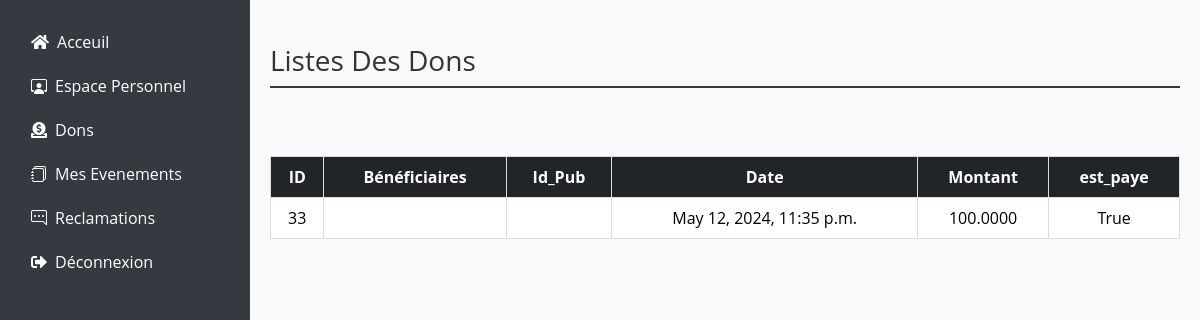
/dons/viewDons/ (signed in), run on an earlier commit of the app's database.
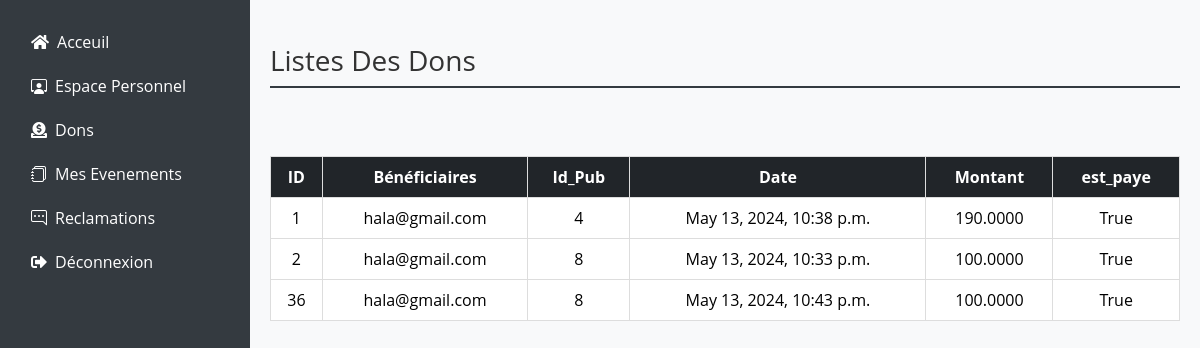
And on a later commit of the database.
### dons/models.py (models this page shows, shortened)
class Don(models.Model):
    user = models.ForeignKey(User, on_delete=models.CASCADE)
    id=models.AutoField(primary_key=True)
    date=models.DateTimeField(default=timezone.now)
    montantDons=models.DecimalField(max_digits=10,decimal_places=4)
    est_paye = models.BooleanField(default=False)
    publication = models.ForeignKey(Publication, on_delete=models.CASCADE, related_name='dons', null=True)
    objects = models.Manager()

### publications/models.py (models this page shows, shortened)
class Publication(models.Model):
    id=models.AutoField(primary_key=True)
    titre=models.CharField(max_length=150)
    contenu=models.TextField()
    date=models.DateTimeField(default=timezone.now)
    image=models.ImageField(upload_to='photos/%y/%m/%d', blank=True)
    montant=models.DecimalField(max_digits=20,decimal_places=2)
    user=models.ForeignKey(User,on_delete=models.CASCADE,null=True)
    category = models.ForeignKey(Category, on_delete=models.CASCADE,null=True,blank=True)
    objects = models.Manager()

### users/models.py (models this page shows, shortened)
class User(AbstractUser):
    is_association= models.BooleanField(default=True)
    is_donor = models.BooleanField(default=False)
    is_admin = models.BooleanField(default=False)
    groups = models.ManyToManyField(Group, related_name='user_groups')
    user_permissions = models.ManyToManyField(Permission, related_name='user_permissions')
    email_confirmed = models.BooleanField(default=False)
    confirmation_token = models.CharField(max_length=100, blank=True, null=True)

### dons/views.py (the view)
# urls.py: path('viewDons/', views.viewDons, name='viewDons'),
def viewDons(request):
    dons = Don.objects.filter(user=request.user)
    return render(request, 'dons/viewDons.html', {'dons': dons})

### templates/dons/viewDons.html (shortened to what this page needs)
{% load static %}
<!DOCTYPE html>
<html lang="en">
<head>
    <link href="https://cdn.jsdelivr.net/npm/bootstrap@5.3.2/dist/css/bootstrap.min.css" rel="stylesheet">
    <link href="https://cdnjs.cloudflare.com/ajax/libs/font-awesome/5.15.4/css/all.min.css" rel="stylesheet">
    <link href="https://cdn.jsdelivr.net/npm/bootstrap-icons/font/bootstrap-icons.css" rel="stylesheet">
</head>
<body>
    <div class="sidebar">
        <ul class="nav flex-column">
            <li class="nav-item">
                <a class="nav-link" href="/"><i class="fas fa-home"></i>Acceuil</a>
            </li>
            <li class="nav-item">
                <a class="nav-link" href="{% url 'dashboard_donor' %}"><i class="bi bi-person-workspace"></i></i>Espace Personnel</a>
            </li>
            <li class="nav-item">
                <a class="nav-link text-white" href="{% url 'viewDons' %}"><i class="fas fa-donate me-2"></i>Dons</a>
            </li>
            <li class="nav-item">
                <a class="nav-link" href="{% url 'donor_event_list'%}"><i class="bi bi-journals me-2"></i>Mes Evenements</a>
            </li>
            <li class="nav-item dropdown">
                <a class="nav-link " href="{% url 'view_reclamations' %}" role="button"  ><i class="bi bi-chat-right-dots"></i>Reclamations</a>
            </li>
            <li class="nav-item">
                <a class="nav-link" href="{% url 'logout' %}"><i class="fas fa-sign-out-alt"></i>Déconnexion</a>
            </li>
        </ul>
    </div>
    <div class="main-content">
        <h1 class="mt-4">Listes Des Dons</h1>
                        <br><br>
                            {% if dons %}
                                <table class="table table-bordered">
                                    <thead class="table-dark">
                                        <tr>
                                            <th scope="col">ID</th>
                                            <th scope="col">Bénéficiaires </th>
                                            <th scope="col">Id_Pub</th>
                                            <th scope="col">Date </th>
                                            <th scope="col">Montant</th>
                                            <th scope="col">est_paye</th>
                                        </tr>
                                    </thead>
                                    <tbody>
                                        {% for don in dons %}
                                            <tr>
                                                <td>{{ don.id }}</td>
                                                <td>{{ don.publication.user.username }}</td>
                                                <td>{{ don.publication.id }}</td>
                                                <td>{{ don.date }}</td>
                                                <td>{{ don.montantDons }}</td>
                                                <td>{{ don.est_paye }}</td>
                                            </tr>
                                        {% endfor %}
                                    </tbody>
                                </table>
                            {% else %}
                                <br><br><p>Sorry, no pending dons.</p>
                            {% endif %}
    </div>
</body>
</html>

What changed in the data, as far as the page shows it:
removed Don: id "33", date "May 12, 2024, 11:35 p.m.", montantDons "100.0000", est_paye "True"
added Don: id "1", publication.user.username "hala@gmail.com", publication.id "4", date "May 13, 2024, 10:38 p.m.", montantDons "190.0000", est_paye "True"
added Don: id "2", publication.user.username "hala@gmail.com", publication.id "8", date "May 13, 2024, 10:33 p.m.", montantDons "100.0000", est_paye "True"
added Don: id "36", publication.user.username "hala@gmail.com", publication.id "8", date "May 13, 2024, 10:43 p.m.", montantDons "100.0000", est_paye "True"
